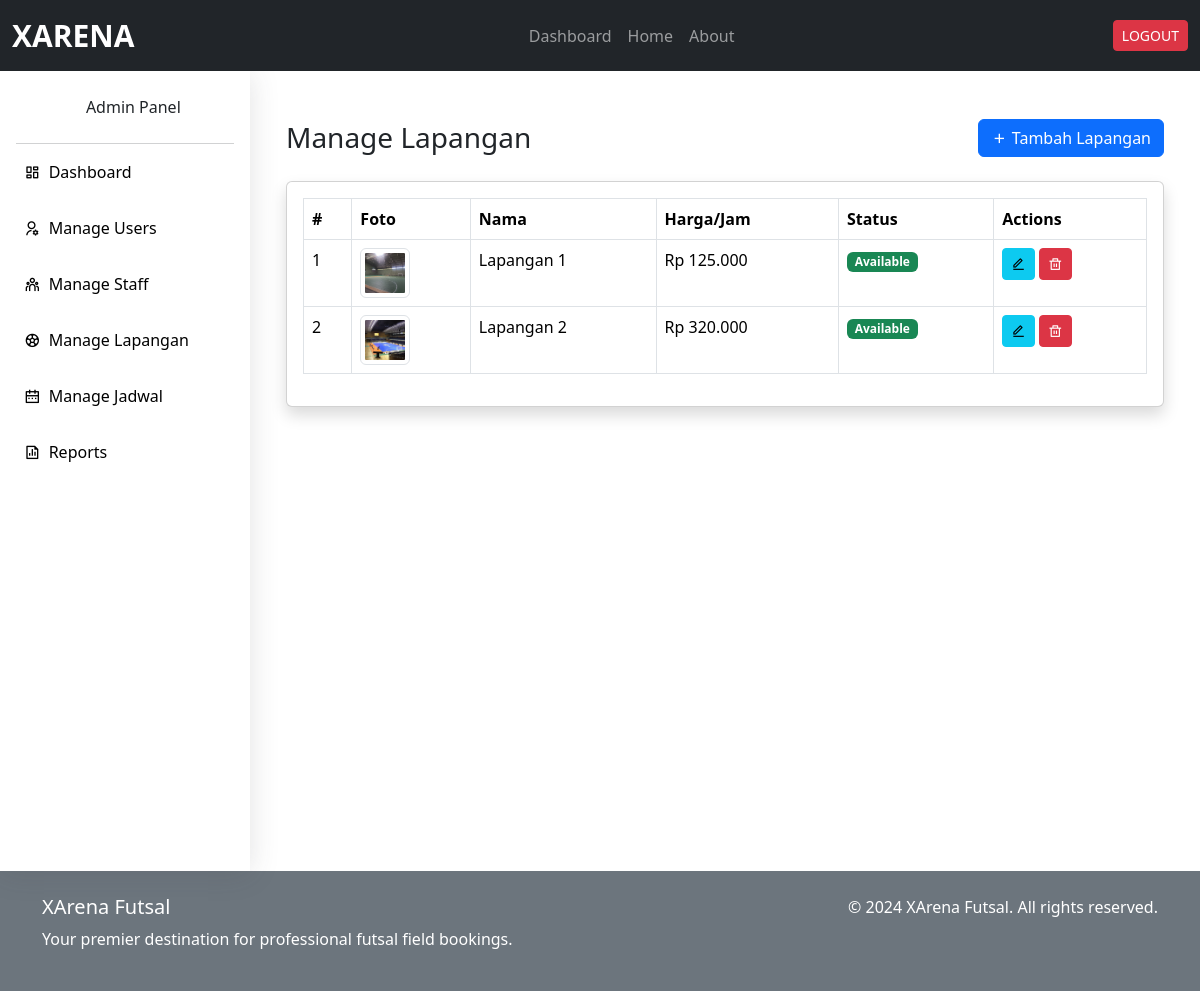
Screenshot of /adm/lapangan/ (signed in) with the database file from the repository.
### xarena_app/models.py (models this page shows, shortened)
class Lapangan(models.Model):
    nama = models.CharField(max_length=100)
    deskripsi = models.TextField(max_length=500)
    harga_per_jam = models.DecimalField(max_digits=10, decimal_places=2)
    gambar = models.ImageField(upload_to='lapangan_images/', blank=True, null=True)
    is_available = models.BooleanField(default=True)

### xarena_app/views.py (the view)
# urls.py: path('adm/lapangan/', views.ManageLapanganView.as_view(), name='manage_lapangan'),
class ManageLapanganView(LoginRequiredMixin, ListView):
    model = Lapangan
    template_name = 'admin/manage_lapangan.html'
    context_object_name = 'lapangan'
    def dispatch(self, request, *args, **kwargs):
        if not request.user.is_superuser:
            raise PermissionDenied
        return super().dispatch(request, *args, **kwargs)

### xarena_app/templatetags/currency_filters.py (called while the page is built)
@register.filter
def rupiah(value):
    try:
        return f"Rp {int(value):,}".replace(',', '.')
    except (ValueError, TypeError):
        return "-"

### templates/admin/manage_lapangan.html (shortened to what this page needs)
{% extends './base_admin.html' %} {% load currency_filters %}
{% block admin_content %}
<div class="container-fluid mt-4">
  <div class="d-sm-flex align-items-center justify-content-between mb-4">
    <h1 class="h3 mb-0 text-gray-800">Manage Lapangan</h1>
    <button
      class="btn btn-primary"
      data-bs-toggle="modal"
      data-bs-target="#addLapanganModal"
    >
      <i class="ri-add-line"></i> Tambah Lapangan
    </button>
  </div>
  <div class="card shadow mb-4">
    <div class="card-body">
      <div class="table-responsive">
        <table class="table table-bordered">
          <thead>
            <tr>
              <th>#</th>
              <th>Foto</th>
              <th>Nama</th>
              <th>Harga/Jam</th>
              <th>Status</th>
              <th>Actions</th>
            </tr>
          </thead>
          <tbody>
            {% for lapangan in object_list %}
            <tr>
              <td>{{ forloop.counter }}</td>
              <td>
                <img
                  src="{{ lapangan.gambar.url }}"
                  alt="{{ lapangan.nama }}"
                  class="img-thumbnail"
                  style="height: 50px; width: 50px; object-fit: cover"
                />
              </td>
              <td>{{ lapangan.nama }}</td>
              <td>{{ lapangan.harga_per_jam|rupiah }}</td>
              <td>
                <span
                  class="badge {% if lapangan.is_available %}bg-success{% else %}bg-danger{% endif %}"
                >
                  {{ lapangan.is_available|yesno:"Available,Not Available" }}
                </span>
              </td>
              <td>
                <button
                  class="btn btn-info btn-sm edit-btn"
                  data-id="{{ lapangan.id }}"
                  data-nama="{{ lapangan.nama }}"
                  data-harga="{{ lapangan.harga_per_jam }}"
                  data-status="{{ lapangan.is_available }}"
                  data-deskripsi="{{ lapangan.deskripsi }}"
                  data-image="{{ lapangan.gambar.url }}"
                  data-bs-toggle="modal"
                  data-bs-target="#editLapanganModal"
                >
                  <i class="ri-edit-line"></i>
                </button>
                <button
                  class="btn btn-danger btn-sm delete-btn"
                  data-id="{{ lapangan.id }}"
                  data-bs-toggle="modal"
                  data-bs-target="#deleteLapanganModal"
                >
                  <i class="ri-delete-bin-line"></i>
                </button>
              </td>
            </tr>
            {% endfor %}
          </tbody>
        </table>
      </div>
    </div>
  </div>
</div>
{% endblock %}

### static/css/style.css (style rules this page uses)
* { scrollbar-width: thin; scrollbar-color: #888 #f1f1f1; }

### rows the page displays
Lapangan: gambar (picture), nama "Lapangan 1", harga_per_jam|rupiah "Rp 125.000", is_available "Available"
Lapangan: gambar (picture), nama "Lapangan 2", harga_per_jam|rupiah "Rp 320.000", is_available "Available"
